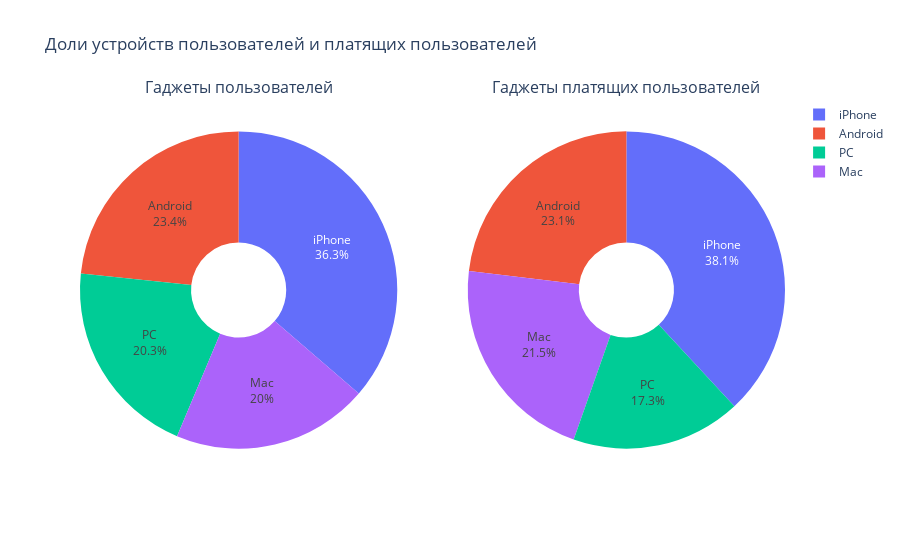

The cell this chart's notebook holds for it:
### Markdown cell above
### Определение устройств и их доли для платящих клиентов.

### Code cell
# группировка
device_payment = profiles.groupby('device').agg({'user_id': 'count', 'payer': 'sum'}).sort_values(by='user_id', ascending=False).reset_index()

# subplot с двумя круговыми диаграммами
fig = sp.make_subplots(rows=1, cols=2, specs=[[{'type':'pie'}, {'type':'pie'}]], subplot_titles=['Гаджеты пользователей', 'Гаджеты платящих пользователей'])

# доли устройств пользователей
fig.add_trace(go.Pie(labels=device_payment['device'], values=device_payment['user_id'], textinfo='label+percent', hole=0.3),
              row=1, col=1)

# доли устройств платящих пользователей
fig.add_trace(go.Pie(labels=device_payment['device'], values=device_payment['payer'], textinfo='label+percent', hole=0.3),
              row=1, col=2)

# Настройка макета
fig.update_layout(title_text="Доли устройств пользователей и платящих пользователей")

# Отображение диаграмм
fig.show()

### Figure 1 — Plotly figure (JSON) as saved in the notebook; plotly's stock layout.template omitted (floating-point values rounded to 4 significant figures)
{"data": [{"domain": {"x": [0, 0.45], "y": [0, 1]}, "hole": 0.3, "labels": ["iPhone", "Android", "PC", "Mac"], "textinfo": "label+percent", "type": "pie", "values": [54479, 35032, 30455, 30042]}, {"domain": {"x": [0.55, 1], "y": [0, 1]}, "hole": 0.3, "labels": ["iPhone", "Android", "PC", "Mac"], "textinfo": "label+percent", "type": "pie", "values": [3382, 2050, 1537, 1912]}], "layout": {"annotations": [{"font": {"size": 16}, "showarrow": false, "text": "Гаджеты пользователей", "x": 0.225, "xanchor": "center", "xref": "paper", "y": 1, "yanchor": "bottom", "yref": "paper"}, {"font": {"size": 16}, "showarrow": false, "text": "Гаджеты платящих пользователей", "x": 0.775, "xanchor": "center", "xref": "paper", "y": 1, "yanchor": "bottom", "yref": "paper"}], "title": {"text": "Доли устройств пользователей и платящих пользователей"}}}
